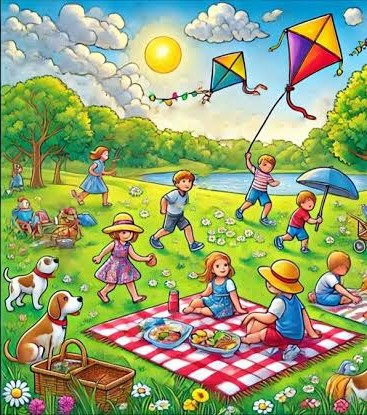
#> input picture tests/data/real/piknik/before.jpg, 367 x 415 px
$ python -i normalize.py   (imports and definitions only)
#> lines starting #> are read from the running program, lines starting #| are printed output that depends on the picture
"""Işık normalizasyonu: after görüntüsünü before'un ışık koşullarına yaklaştırır."""

from __future__ import annotations

import cv2
import numpy as np


MAX_SHIFT = 60.0   # histogram eşleştirmenin tek bir seviyeyi kaydırabileceği azami miktar


def match_histogram(source: np.ndarray, reference: np.ndarray, mask: np.ndarray) -> np.ndarray:
    """`source` (HxWx3 uint8) kanallarını `reference` histogramına eşler.

    Histogramlar yalnızca `mask` (HxW bool) içindeki piksellerden hesaplanır; böylece warp
    sonrası siyah kenarlar dağılımı bozmaz. Dönüş: uint8, source ile aynı boyut.
    """
    out = source.copy()
    if not mask.any():
        return out
    qs = np.linspace(1.0, 99.0, 33)
    x = np.arange(256, dtype=np.float64)
    for c in range(source.shape[2]):
        s_q = np.percentile(source[..., c][mask], qs)
        r_q = np.percentile(reference[..., c][mask], qs)
        # Kuantil tabanlı (seyrek histogram kutularında sıçrama yapmaz); uçlarda kaydırma sabit
        shift = np.interp(x, s_q, r_q - s_q)
        shift = np.clip(shift, -MAX_SHIFT, MAX_SHIFT)
        lut = np.clip(x + shift, 0, 255)
        lut = np.maximum.accumulate(lut)                   # monoton
        out[..., c] = np.round(lut).astype(np.uint8)[source[..., c]]
    return out


def apply_clahe(rgb: np.ndarray, clip_limit: float = 2.0, grid: int = 8) -> np.ndarray:
    """LAB uzayında L kanalına CLAHE uygular (RGB uint8 girdi/çıktı)."""
#> called with clip_limit = 2, grid = 8
    lab = cv2.cvtColor(rgb, cv2.COLOR_RGB2LAB)
#> lab: shape (415, 367, 3); mean of channels 0, 1, 2 168.6, 117.7, 152.7
    clahe = cv2.createCLAHE(clipLimit=clip_limit, tileGridSize=(grid, grid))
    lab[..., 0] = clahe.apply(lab[..., 0])
#> lab: shape (415, 367, 3); mean of channels 0, 1, 2 145.1, 117.7, 152.7
    return cv2.cvtColor(lab, cv2.COLOR_LAB2RGB)
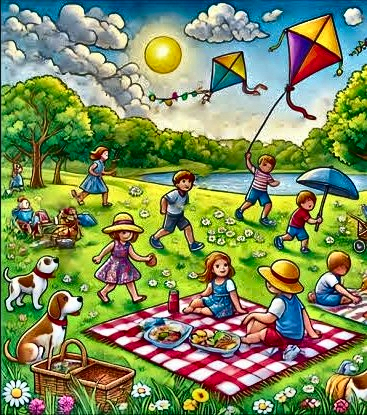
#> returned value: shape (415, 367, 3); mean R, G, B 126.6, 141.8, 91.9


def normalize_pair(
    before: np.ndarray, after: np.ndarray, mask: np.ndarray, mode: str
) -> tuple[np.ndarray, np.ndarray]:
    """`mode`'a göre (none/histogram/clahe/histogram+clahe) çifti normalize eder.

    Histogram eşleştirme after'ı before'a yaklaştırır; CLAHE her iki görüntüye aynı
    parametrelerle uygulanır (yerel kontrast/gölge farkını azaltır).
    """
    if "histogram" in mode:
        after = match_histogram(after, before, mask)
    if "clahe" in mode:
        before = apply_clahe(before)
        after = apply_clahe(after)
    return before, after

>>> import cv2
>>> picture = cv2.cvtColor(cv2.imread('../../tests/data/real/piknik/before.jpg'), cv2.COLOR_BGR2RGB)
>>> result = apply_clahe(picture)
